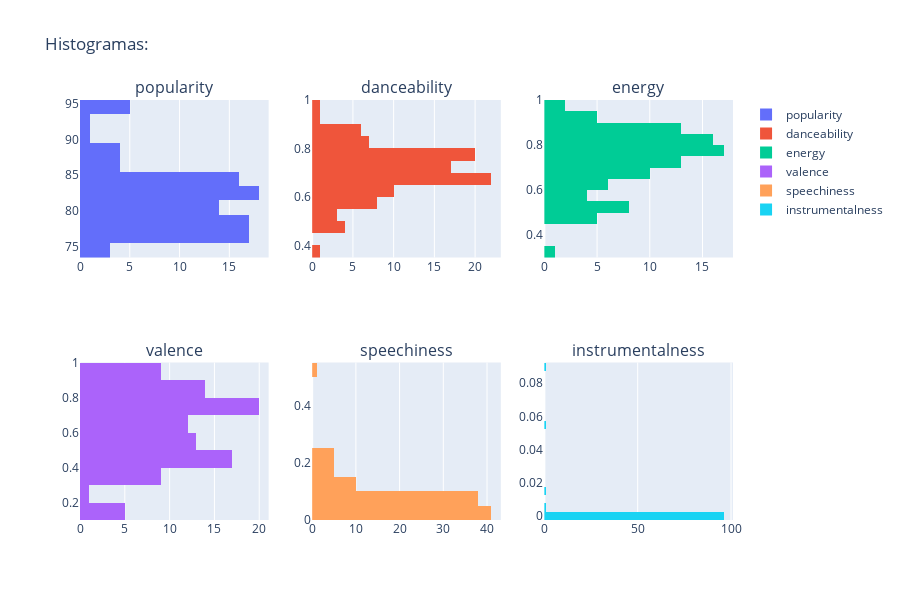

The cell this chart's notebook holds for it:
### Markdown cell above
Del resto de variables se ha realizado una selección y se analizan las más interesantes:

### Code cell
cols = ['popularity','danceability', 'energy','valence', 'speechiness','instrumentalness']

fig = make_subplots(rows=2, cols=3, subplot_titles=cols)

for i, col in enumerate(cols):
    fig.add_trace(go.Histogram(y=happy_df[col], name=col), row=(i // 3) + 1, col=(i % 3) + 1)

fig.update_layout(
    title="Histogramas:",
    height=600,
    width=900
)

fig.show()
